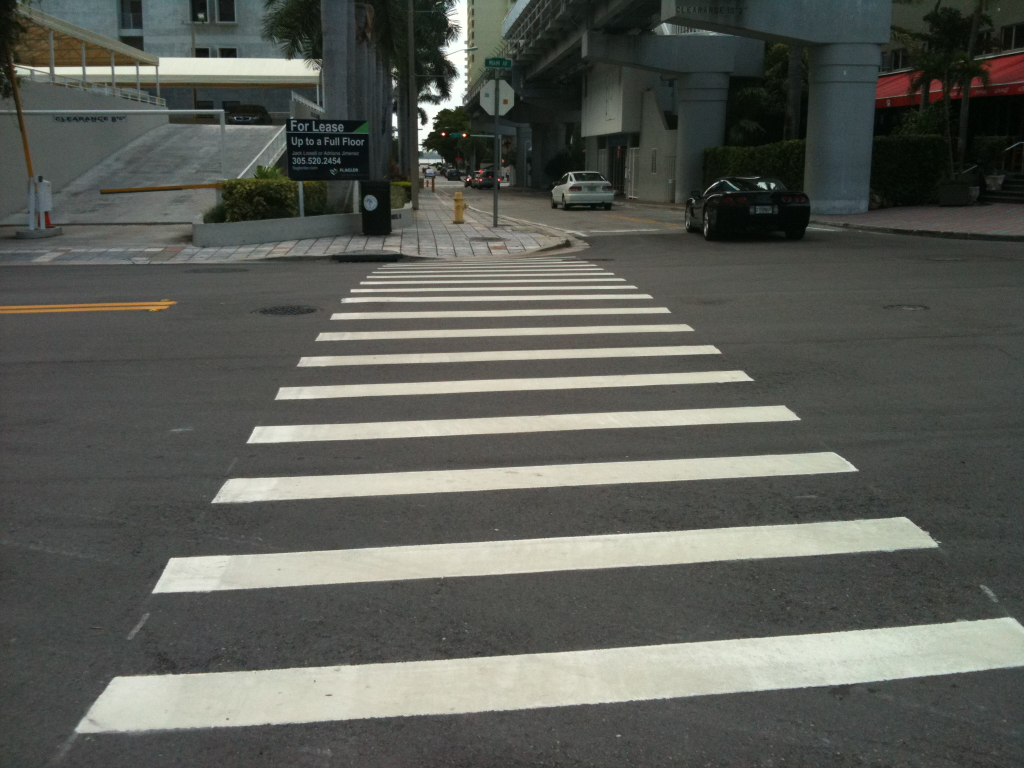
#> input picture data/crosswalk.jpg, 2048 x 1536 px, given in place of outcpp.avi, which was not available (shown at 1/2 size)
$ python camera_seriy.py
#> lines starting #> are read from the running program, lines starting #| are printed output that depends on the picture; pictures that were not available may be replaced by others from this repository, and a replacement may not be noted
import numpy as np
import cv2
import math


class Car:

    def __init__(self, input_img):
        self.input_img = input_img                          #video frame

        self.img_center = 0
        self.line_center = 0

        self.left_flag = False                              #flag for left lanes
        self.right_flag = False                             #flag for right lanes

        self.selected_lines = np.empty((0, 4), dtype=int)   #lines where slope > 0.3
        self.sorted_lines = []                              #either left or right lanes

        self.left_pts = np.empty((0, 2), dtype=int)         #left lane points
        self.right_pts = np.empty((0, 2), dtype=int)        #right lane points

        self.init_y = 0
        self.final_y = 0
        # self.right_init_x
        # self.right_final_x
        self.right_m = 0.00
        self.right_b = np.array([], dtype=int)
        # self.left_init_x
        # self.left_final_x
        self.left_m = 0.00
        self.left_b = np.array([], dtype=int)
        self.regressed_lanes = np.zeros((4, 2), dtype=int)

        self.rows, self.cols = input_img.shape[:2]

    @staticmethod
    def remove_noise(input_img, kernel):
        output = cv2.GaussianBlur(input_img, (kernel, kernel), 0)
        return output

    @staticmethod
    def gray_scale(input_img):
        output = cv2.cvtColor(input_img, cv2.COLOR_RGB2GRAY)
        return output

    @staticmethod
    def detect_edges(input_img, low_threshold=50, high_threshold=150):
        output = cv2.Canny(input_img, low_threshold, high_threshold)
        return output

    @staticmethod
    def detect_lines(input_img, min_line_len=20, max_line_gap=30):
        output = cv2.HoughLinesP(input_img, rho=1, theta=np.pi / 180,
                                 threshold=20, minLineLength=min_line_len, maxLineGap=max_line_gap)
        return output

    def line_separation(self, capture=0, lanes=0):
        slopes = []
        right_lines = np.empty((0, 4), dtype=int)  # flag for left lanes
        left_lines = np.empty((0, 4), dtype=int)  # flag for left lanes
        # x1 -> lane[0]
        # y1 -> lane[1]
        # x2 -> lane[2]
        # y2 -> lane[3]
        if lanes is not None:                       #select only lanes where slope > 0.3
            for i in lanes:
                slope = (i[0][3] - i[0][1]) / (i[0][2] - i[0][0] + 0.00001)
                if abs(slope) > 0.3:
                    slopes.append(slope)
                    self.selected_lines = np.append(self.selected_lines, i, axis=0)
            self.img_center = self.cols / 2

            # [4 lines of commented-out code are left out]
            j = 0

            while j < len(self.selected_lines):         #from these selected lanes sort by left&right
                if slopes[j] > 0 and self.selected_lines[j][2] > self.img_center and \
                        self.selected_lines[j][0] > self.img_center:
                    right_lines = np.append(right_lines, [self.selected_lines[j]], axis=0)
                    self.right_flag = True
                elif slopes[j] < 0 and self.selected_lines[j][2] < self.img_center and \
                        self.selected_lines[j][0] < self.img_center:
                    left_lines = np.append(left_lines, [self.selected_lines[j]], axis=0)
                    self.left_flag = True
                j = j + 1

        self.sorted_lines.append(left_lines)            #append left&right lanes to one list
        self.sorted_lines.append(right_lines)           #sorted_lines[0] -> left, sorted_lines[1] -> right lines

    def regression(self, input_img):
        # rows, cols = input_img.shape[:2]
        # self.init_y = cols / 15
        # self.final_y = cols

        self.init_y = self.rows
        self.final_y = 70
        # print(self.init_y)

        if self.right_flag is True:
            for i in self.sorted_lines[1]:
                self.right_pts = np.append(self.right_pts, [[i[0], i[1]]], axis=0)
                self.right_pts = np.append(self.right_pts, [[i[2], i[3]]], axis=0)

            if len(self.right_pts) > 0:
                right_regression = cv2.fitLine(self.right_pts, cv2.DIST_L2, 0, 0.01, 0.01)
                self.right_m = right_regression[1][0] / right_regression[0][0]
                self.right_b = np.array([right_regression[2][0], right_regression[3][0]], dtype=int)
                right_init_x = ((self.init_y - self.right_b[1]) / self.right_m) + self.right_b[0]
                right_final_x = ((self.final_y - self.right_b[1]) / self.right_m) + self.right_b[0]
                self.regressed_lanes[0] = np.array([right_init_x, self.init_y], dtype=int)
                self.regressed_lanes[1] = np.array([right_final_x, self.final_y], dtype=int)

        if self.left_flag is True:
            for j in self.sorted_lines[0]:
                self.left_pts = np.append(self.left_pts, [[j[0], j[1]]], axis=0)
                self.left_pts = np.append(self.left_pts, [[j[2], j[3]]], axis=0)
            if len(self.left_pts) > 0:
                left_regression = cv2.fitLine(self.left_pts, cv2.DIST_L2, 0, 0.01, 0.01)
                self.left_m = left_regression[1][0] / left_regression[0][0]
                self.left_b = np.array([left_regression[2][0], left_regression[3][0]], dtype=int)
                left_init_x = ((self.init_y - self.left_b[1]) / self.left_m) + self.left_b[0]
                left_final_x = ((self.final_y - self.left_b[1]) / self.left_m) + self.left_b[0]
                self.regressed_lanes[2] = np.array([left_init_x, self.init_y], dtype=int)
                self.regressed_lanes[3] = np.array([left_final_x, self.final_y], dtype=int)

        return self.regressed_lanes

    # [68 lines left out: functions turn, filter_region, select_region, not called in this run]


# def regression(sorted_lanes):
# main function
# Capture video from file
cap = cv2.VideoCapture("/Users/ozz/Documents/Projects/opencv-py/data/outcpp.avi")
cap.set(cv2.CAP_PROP_FRAME_WIDTH, 600)
cap.set(cv2.CAP_PROP_FRAME_HEIGHT, 600)
width = cap.get(3)
height = cap.get(4)
fps = cap.get(cv2.CAP_PROP_FPS)
frameCount = int(cap.get(cv2.CAP_PROP_FRAME_COUNT))
duration = frameCount / fps
minutes = int(duration / 60)
seconds = duration % 60
# [4 lines of commented-out code are left out]
counter = 0

while True:
    ret, frame = cap.read()
#> frame is the input picture: shape (1536, 2048, 3); mean B, G, R 85.9, 92.2, 89.9
    frame = cv2.resize(frame, (640, 640))
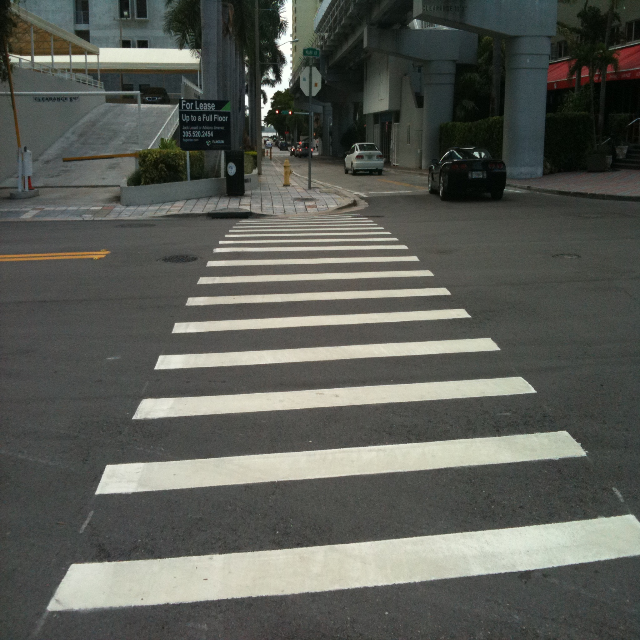
#> frame: shape (640, 640, 3); mean B, G, R 85.8, 92.1, 89.8
    cut = frame[320:639, 0:639]
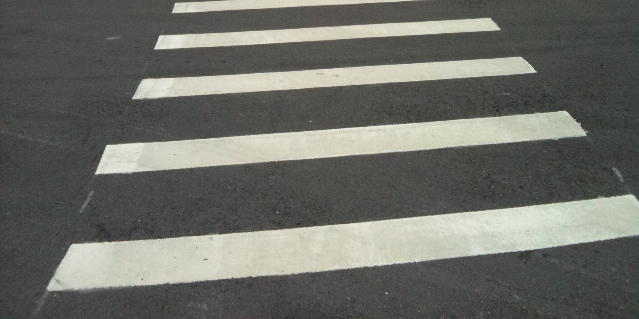
#> cut: shape (319, 639, 3); mean B, G, R 102.7, 109.3, 107.9

    if ret is True:
        theta = 0
        # roi = select_region(frame)
        car = Car(cut)
        blurred = car.remove_noise(cut, kernel=1)
        gray = car.gray_scale(blurred)
        edges = car.detect_edges(gray)
#> in detect_edges, `output = cv2.Canny(input_img, low_threshold, high_threshold)`:
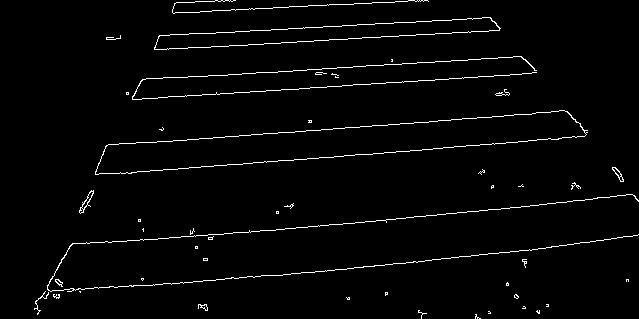
#> output: shape (319, 639); 2.4% white in thin lines or dots
        lanes = car.detect_lines(edges)
#> in detect_lines, `output = cv2.HoughLinesP(input_img, rho=1, theta=np.pi / 180, threshol..`: output = 47 rows, first 6: [276, 275, 573, 244], [159, 35, 490, 17], [108, 144, 450, 120], [138, 240, 538, 205], [95, 174, 372, 154], [173, 13, 422, 0]
#> lanes has the same summary as output in detect_lines
        car.line_separation(cap, lanes)
#> the loop in line_separation, `for i in lanes:` made 47 passes
#> (i, slope) on passes 1 to 12: ([[276, 275, 573, 244]], -0.104), ([[159, 35, 490, 17]], -0.0544), ([[108, 144, 450, 120]], -0.0702), ([[138, 240, 538, 205]], -0.0875), ([[95, 174, 372, 154]], -0.0722), ([[173, 13, 422, 0]], -0.0522), ([[141, 99, 536, 72]], -0.0684), ([[164, 35, 491, 18]], -0.052), ([[383, 65, 521, 56]], -0.0652), ([[142, 79, 321, 69]], -0.0559), ([[154, 49, 434, 34]], -0.0536), ([[370, 154, 584, 136]], -0.0841)
#> (slope, self.selected_lines) on passes 23 to 24: (-2.61, [[82, 206, 105, 146]]), (-2.29, [[82, 206, 105, 146], [37, 314, 61, 259]])
#> after the loop in line_separation, `for i in lanes:`: self.selected_lines = [[82, 206, 105, 146], [37, 314, 61, 259], [568, 112, 586, 134], [50, 291, 70, 245], [43, 297, 56, 269], [491, 19, 534, 70], [74, 243, 89, 192], [612, 168, 638, 201], [81, 212, 91, 190], [36, 308, 50, 279], [38, 313, 64, 255]]; slopes = [-2.61, -2.29, 1.22, -2.3, -2.15, 1.19, -3.4, 1.27, -2.2, -2.07, -2.23]
#> the loop in line_separation, `while j < len(self.selected_lines):` made 11 passes
#> left_lines on passes 1 to 2: [[82, 206, 105, 146]], [[82, 206, 105, 146], [37, 314, 61, 259]]
#> right_lines on passes 3, 6: [[568, 112, 586, 134]], [[568, 112, 586, 134], [491, 19, 534, 70]]
#> after the loop in line_separation, `while j < len(self.selected_lines):`: j = 11; left_lines = [[82, 206, 105, 146], [37, 314, 61, 259], [50, 291, 70, 245], [43, 297, 56, 269], [74, 243, 89, 192], [81, 212, 91, 190], [36, 308, 50, 279], [38, 313, 64, 255]]
        regression_lane = car.regression(cut)
#> the loop in regression, `for i in self.sorted_lines[1]:` made 3 passes
#> after the loop in regression, `for i in self.sorted_lines[1]:`: self.right_pts = [[568, 112], [586, 134], [491, 19], [534, 70], [612, 168], [638, 201]]
#> in regression, `right_regression = cv2.fitLine(self.right_pts, cv2.DIST_L2, 0, 0.01, 0..`: right_regression = [0.628, 0.778, 571.5, 117.3]
#> in regression, `self.right_m = right_regression[1][0] / right_regression[0][0]`: self.right_m = 1.24
#> in regression, `self.right_b = np.array([right_regression[2][0], right_regression[3][0..`: self.right_b = [571, 117]
#> in regression, `right_init_x = ((self.init_y - self.right_b[1]) / self.right_m) + self..`: right_init_x = 733.9
#> in regression, `right_final_x = ((self.final_y - self.right_b[1]) / self.right_m) + se..`: right_final_x = 533.1
#> the loop in regression, `for j in self.sorted_lines[0]:` made 8 passes
#> after the loop in regression, `for j in self.sorted_lines[0]:`: self.left_pts = 16 rows, first 8: [82, 206], [105, 146], [37, 314], [61, 259], [50, 291], [70, 245], [43, 297], [56, 269]
#> in regression, `left_regression = cv2.fitLine(self.left_pts, cv2.DIST_L2, 0, 0.01, 0.01)`: left_regression = [0.39, -0.921, 64.19, 251.2]
#> in regression, `self.left_m = left_regression[1][0] / left_regression[0][0]`: self.left_m = -2.36
#> in regression, `self.left_b = np.array([left_regression[2][0], left_regression[3][0]],..`: self.left_b = [64, 251]
#> in regression, `left_init_x = ((self.init_y - self.left_b[1]) / self.left_m) + self.le..`: left_init_x = 35.16
#> in regression, `left_final_x = ((self.final_y - self.left_b[1]) / self.left_m) + self...`: left_final_x = 140.8
#> regression_lane = [[733, 319], [533, 70], [35, 319], [140, 70]]
        cv2.line(cut, (regression_lane[0][0], regression_lane[0][1]),
                 (regression_lane[1][0], regression_lane[1][1]), (255, 0, 255), 5)
        cv2.line(cut, (regression_lane[2][0], regression_lane[2][1]),
                 (regression_lane[3][0], regression_lane[3][1]), (255, 0, 255), 5)
        # prediction = car.turn()
        # # print(prediction)
        # # q, thresh = cv2.threshold(gray, 127, 255, cv2.THRESH_BINARY)
        # # thresh = cv2.bitwise_not(thresh)
        left_theta = theta + math.atan2((regression_lane[1][1] - regression_lane[0][1]),
                                   (regression_lane[1][0] - regression_lane[0][0]))
#> left_theta = -2.25
        print("Left Theta:", theta)
        theta = 0
        right_theta = theta + math.atan2((regression_lane[3][1] - regression_lane[2][1]),
                                   (regression_lane[3][0] - regression_lane[2][0]))
#> right_theta = -1.17
        print("Right Theta:", theta)
        # print("Reg Lane:", regression_lane[1][0])
        if left_theta != 0 and right_theta == 0:
            cv2.putText(cut, "Left", (40, 40), 1, 3.0, (0, 255, 0), 1)
        elif left_theta == 0 and right_theta != 0:
            cv2.putText(cut, "Right", (40, 40), 1, 3.0, (0, 255, 0), 1)
        else:
            cv2.putText(cut, "Straight", (40, 40), 1, 3.0, (0, 255, 0), 1)
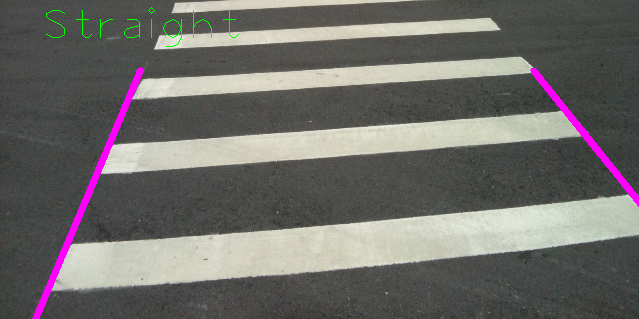
#> cut: shape (319, 639, 3); mean B, G, R 104.9, 108.2, 110.1

        cv2.imshow('Without Mask', cut)
        # cv2.imshow('With Mask', thresh_edges)
        if cv2.waitKey(40) & 0xFF == ord('q'):
#> (key q is pressed here)
            break

    else:
        break

cap.release()
cv2.destroyAllWindows()

# print('height: ' + str(height) + ' width: ' + str(width))
# print('fps = ' + str(fps))
# print('number of frames = ' + str(frameCount))
# print('duration (M:S) = ' + str(minutes) + ':' + str(seconds))
# print(car.sorted_lines[0].shape)
# print(car.sorted_lines[1].shape)

#
# # Test on image
# left_pts = np.empty((0, 1, 2), dtype=int)
# right_pts = np.empty((0, 1, 2), dtype=int)
# regression_lane = np.zeros((4, 2), dtype=int)
# img = cv2.imread("/home/mikeygresl/Desktop/Lanes_2.jpg", 1)
# cut = img[380:639, 320:800]
# polygon = select_region(img)
# car = Car(polygon)
# blurred = car.remove_noise(polygon, kernel=5)
# gray = car.gray_scale(blurred)
# edges = car.detect_edges(gray)
# lanes = car.detect_lines(edges)
# car.line_separation(capture=polygon, lanes=lanes)
# regression_lane = car.regression(polygon)
# # q, thresh = cv2.threshold(gray, 127, 255, cv2.THRESH_BINARY)
# # thresh = cv2.bitwise_not(thresh)
# cv2.line(polygon, (regression_lane[0][0], regression_lane[0][1]),
#          (regression_lane[1][0], regression_lane[1][1]), (255, 0, 255), 5)
# cv2.line(polygon, (regression_lane[2][0], regression_lane[2][1]),
#          (regression_lane[3][0], regression_lane[3][1]), (255, 0, 255), 5)
#
#         # cv2.line(img, (regression_lane[0][0], regression_lane[0][1]),
#         #          (regression_lane[1][0], regression_lane[1][1]), (0, 0, 255), 5)
#         # cv2.line(img, (regression_lane[2][0], regression_lane[2][1]),
#         #          (regression_lane[3][0], regression_lane[3][1]), (0, 0, 255), 5)
#
# cv2.imshow('lines', polygon)
# # cv2.imshow('edges', edges)
#
# cv2.waitKey(0)
# cv2.destroyAllWindows()
